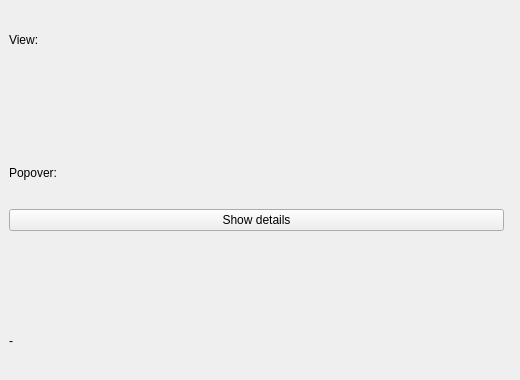
<?xml version="1.0" encoding="UTF-8"?>
<ui version="4.0">
 <class>MainWindow</class>
 <widget class="QMainWindow" name="MainWindow">
  <property name="geometry">
   <rect>
    <x>0</x>
    <y>0</y>
    <width>520</width>
    <height>380</height>
   </rect>
  </property>
  <property name="windowTitle">
   <string>Pagination / Popover / Segmented</string>
  </property>
  <widget class="QWidget" name="centralwidget">
   <layout class="QVBoxLayout" name="verticalLayout">
    <property name="spacing">12</property>
    <property name="leftMargin">24</property>
    <property name="topMargin">24</property>
    <property name="rightMargin">24</property>
    <property name="bottomMargin">24</property>
    <item>
     <widget class="QLabel" name="viewCaption">
      <property name="text">
       <string>View:</string>
      </property>
     </widget>
    </item>
    <item>
     <layout class="QHBoxLayout" name="segRow">
      <item>
       <widget class="QCustomSegmentedControl" name="segmentedControl" native="true"/>
      </item>
      <item>
       <spacer name="segSpacer">
        <property name="orientation">
         <enum>Qt::Horizontal</enum>
        </property>
       </spacer>
      </item>
     </layout>
    </item>
    <item>
     <widget class="QLabel" name="popoverCaption">
      <property name="text">
       <string>Popover:</string>
      </property>
     </widget>
    </item>
    <item>
     <layout class="QHBoxLayout" name="popRow">
      <item>
       <widget class="QCustomQPushButton" name="popoverTrigger">
        <property name="text">
         <string>Show details</string>
        </property>
        <property name="variant" stdset="0">
         <string>outline</string>
        </property>
       </widget>
      </item>
      <item>
       <spacer name="popSpacer">
        <property name="orientation">
         <enum>Qt::Horizontal</enum>
        </property>
       </spacer>
      </item>
     </layout>
    </item>
    <item>
     <spacer name="bodySpacer">
      <property name="orientation">
       <enum>Qt::Vertical</enum>
      </property>
     </spacer>
    </item>
    <item>
     <widget class="QCustomPagination" name="pager" native="true"/>
    </item>
    <item>
     <widget class="QLabel" name="statusLabel">
      <property name="text">
       <string>-</string>
      </property>
     </widget>
    </item>
   </layout>
  </widget>
 </widget>
 <customwidgets>
  <customwidget>
   <class>QCustomSegmentedControl</class>
   <extends>QWidget</extends>
   <header location="global">Custom_Widgets.QCustomSegmentedControl.h</header>
  </customwidget>
  <customwidget>
   <class>QCustomPagination</class>
   <extends>QWidget</extends>
   <header location="global">Custom_Widgets.QCustomPagination.h</header>
  </customwidget>
  <customwidget>
   <class>QCustomQPushButton</class>
   <extends>QPushButton</extends>
   <header location="global">Custom_Widgets.QCustomQPushButton.h</header>
  </customwidget>
 </customwidgets>
 <resources/>
 <connections/>
</ui>
